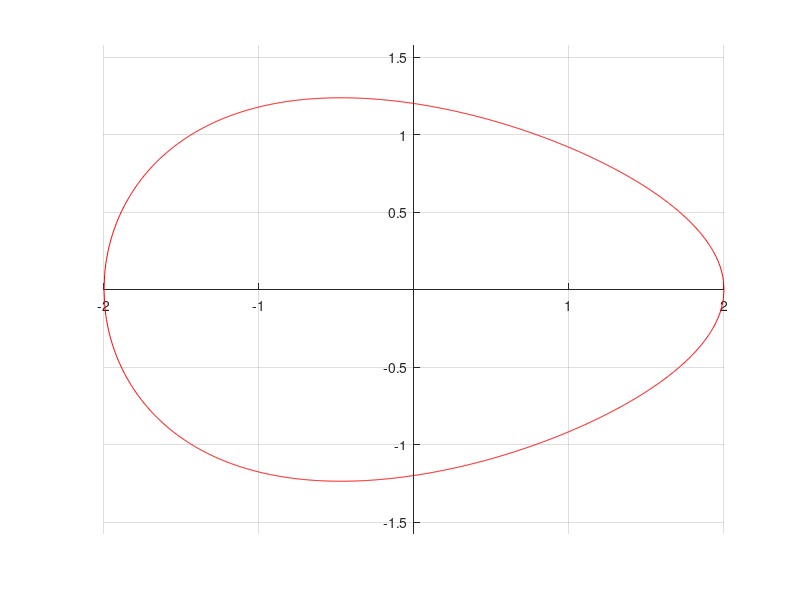

Source code (MATLAB):
clear; clc; close all;

% Description: Plots the shape of an egg and calculates its volume

a = 2;
b = 1.2;
c = 0.25;

fprintf('a = %.2f\n',a)
fprintf('b = %.2f\n',b)
fprintf('c = %.2f\n',c)

y = @(x) sqrt((1-x.^2/a^2)./exp(c*x)*b^2); 

N = 1000;
x = linspace(-a,a,N);

% Plot the egg
hold on
plot(x,y(x),'r')
plot(x,-y(x),'r')
axis equal

set(gca,'xaxislocation','origin')
set(gca,'yaxislocation','origin')
grid on

fprintf('Maximum thickness of the egg is: %.4f\n',2*max(y(x)))
V = pi*integral(@(x) y(x).^2,-b,b);
fprintf('Volume of egg: %.4f\n',V)
